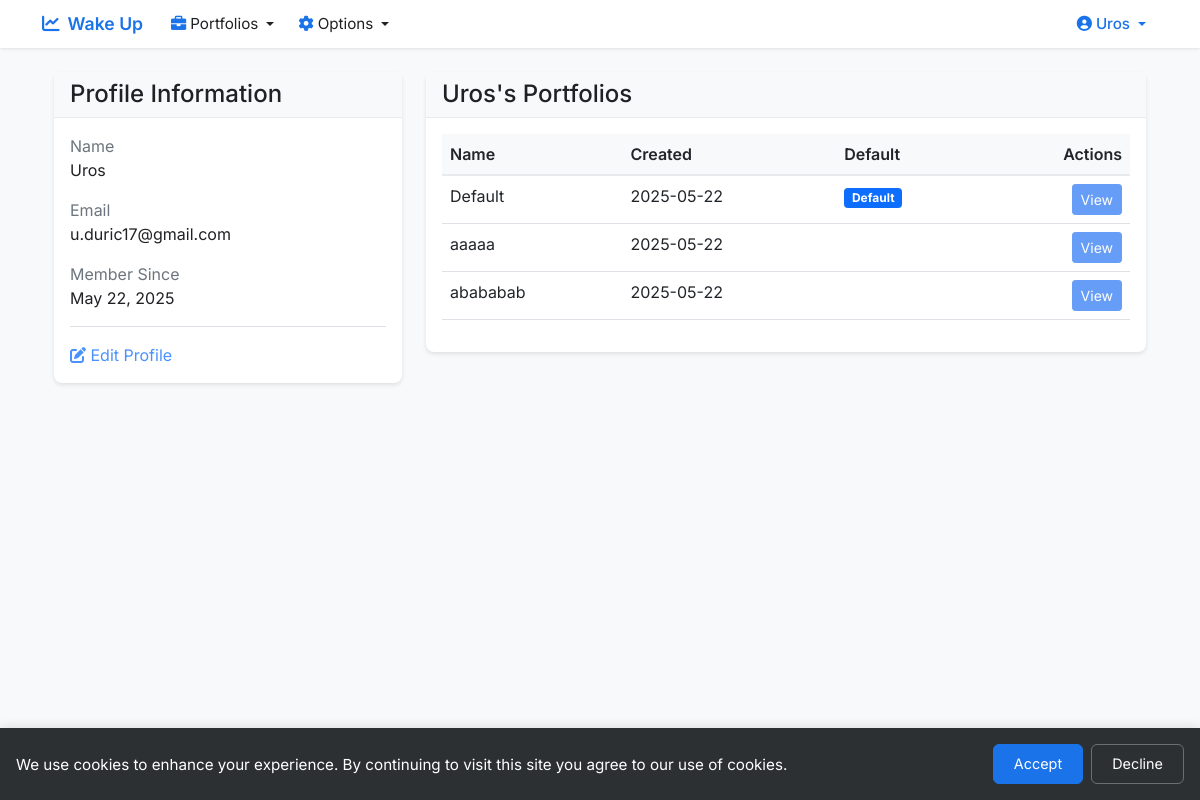
Before: /user_page (signed in) with the older database file.
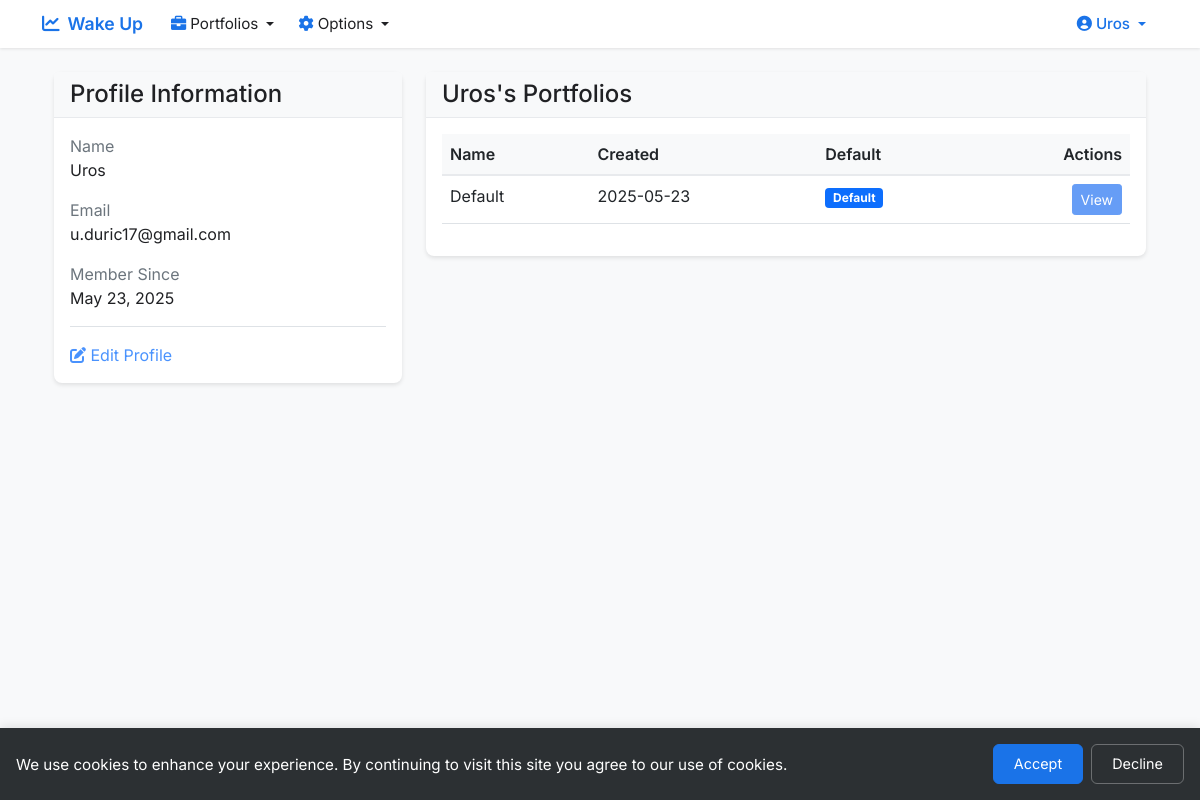
After: the same page with the newer database file.
### app.py (models this page shows, shortened)
class User(UserMixin, db.Model):
    id = db.Column(db.Integer, primary_key=True)
    email = db.Column(db.String(120), unique=True, nullable=False)
    name = db.Column(db.String(80), nullable=False)
    password_hash = db.Column(db.String(128))
    user_type = db.Column(db.String(20), default='beginner')
    created_at = db.Column(db.DateTime, default=datetime.utcnow)
    birthday = db.Column(db.Date, nullable=True)
    portfolios = db.relationship('Portfolio', backref='user', lazy=True)
    benchmarks = db.relationship('Benchmark', back_populates='user', lazy=True)
    funds = db.relationship('Fund', back_populates='user', lazy=True)

class Portfolio(db.Model):
    __tablename__ = 'portfolio'
    id = db.Column(db.Integer, primary_key=True)
    portfolio_name = db.Column(db.String(20), nullable=False)
    user_id = db.Column(db.Integer, db.ForeignKey('user.id'), nullable=False)
    is_default = db.Column(db.Integer, nullable=False, default=0)
    paid_in = db.Column(db.Float, nullable=False, default=0.0)
    created_at = db.Column(db.DateTime, nullable=False, default=datetime.utcnow)
    __table_args__ = (
        db.UniqueConstraint('user_id', 'portfolio_name', name='unique_user_portfolio'),
    )

### app.py (the view)
@app.route('/user_page')
@login_required
def user_page():
    return render_template('user_profile.html', user=current_user)

### app.py (called while the page is built)
@app.after_request
def add_security_headers(response):
    response.headers['X-Content-Type-Options'] = 'nosniff'
    response.headers['X-Frame-Options'] = 'SAMEORIGIN'
    response.headers['X-XSS-Protection'] = '1; mode=block'
    response.headers['Strict-Transport-Security'] = 'max-age=31536000; includeSubDomains'
    return response

@login_manager.user_loader
def load_user(user_id):
    return User.query.get(int(user_id))

def login_required(f):
    @wraps(f)
    def decorated_function(*args, **kwargs):
        if not current_user.is_authenticated:
            return redirect(url_for('login'))
        return f(*args, **kwargs)
    return decorated_function

### templates/user_profile.html (shortened to what this page needs)
{% extends "base.html" %}
{% block content %}
<div class="container">
    <div class="row">
        <div class="col-md-4">
            <div class="card h-100">
                <div class="card-header">
                    <h4 class="mb-0">Profile Information</h4>
                </div>
                <div class="card-body d-flex flex-column">
                    <div class="mb-3">
                        <label class="text-muted">Name</label>
                        <p class="mb-0">{{ user.name }}</p>
                    </div>
                    <div class="mb-3">
                        <label class="text-muted">Email</label>
                        <p class="mb-0">{{ user.email }}</p>
                    </div>
                    <div class="mb-3">
                        <label class="text-muted">Member Since</label>
                        <p class="mb-0">{{ user.created_at.strftime('%B %d, %Y') }}</p>
                    </div>
                    <div class="mt-auto pt-3 border-top">
                        <a href="{{ url_for('edit_profile') }}" class="text-decoration-none text-primary opacity-75">
                            <i class="fas fa-edit"></i> Edit Profile
                        </a>
                    </div>
                </div>
            </div>
        </div>
        <div class="col-md-8">
            <div class="card">
                <div class="card-header">
                    <h4 class="mb-0">{{ user.name }}'s Portfolios</h4>
                </div>
                <div class="card-body">
                    {% if user.portfolios %}
                    <div class="table-responsive">
                        <table class="table">
                            <thead>
                                <tr>
                                    <th>Name</th>
                                    <th>Created</th>
                                    <th>Default</th>
                                    <th class="text-end">Actions</th>
                                </tr>
                            </thead>
                            <tbody>
                                {% for portfolio in user.portfolios %}
                                <tr>
                                    <td>{{ portfolio.portfolio_name }}</td>
                                    <td>{{ portfolio.created_at.strftime('%Y-%m-%d') }}</td>
                                    <td>
                                        {% if portfolio.is_default %}
                                        <span class="badge bg-primary">Default</span>
                                        {% endif %}
                                    </td>
                                    <td class="text-end">
                                        <a href="{{ url_for('view_portfolio', id=portfolio.id) }}" class="btn btn-sm btn-primary">View</a>
                                    </td>
                                </tr>
                                {% endfor %}
                            </tbody>
                        </table>
                    </div>
                    {% else %}
                    <p class="text-muted">No portfolios yet.</p>
                    {% endif %}
                </div>
            </div>
        </div>
    </div>
</div>
{% endblock %}

### templates/base.html (shortened to what this page needs)
<!DOCTYPE html>
<html lang="en">
<head>
    <link href="https://cdn.jsdelivr.net/npm/bootstrap@5.1.3/dist/css/bootstrap.min.css" rel="stylesheet">
    <link href="https://cdnjs.cloudflare.com/ajax/libs/font-awesome/6.0.0/css/all.min.css" rel="stylesheet">
</head>
<body>
    <nav class="navbar navbar-expand-lg">
        <div class="container">
            <a class="navbar-brand" href="{{ url_for('home') }}">
                <i class="fas fa-chart-line me-2"></i>Wake Up
            </a>
            <div class="collapse navbar-collapse" id="navbarNav">
                <ul class="navbar-nav me-auto">
                    {% if current_user.is_authenticated %}
                    <li class="nav-item dropdown">
                        <a class="nav-link dropdown-toggle" href="#" id="portfoliosDropdown" role="button" data-bs-toggle="dropdown">
                            <i class="fas fa-briefcase me-1"></i>Portfolios
                        </a>
                    </li>
                    <li class="nav-item dropdown">
                        <a class="nav-link dropdown-toggle" href="#" id="optionsDropdown" role="button" data-bs-toggle="dropdown">
                            <i class="fas fa-cog me-1"></i>Options
                        </a>
                    </li>
                    {% endif %}
                </ul>
                <ul class="navbar-nav ms-auto">
                    {% if current_user.is_authenticated %}
                    <li class="nav-item dropdown">
                        <a class="nav-link dropdown-toggle profile-link" href="#" id="profileDropdown" role="button" data-bs-toggle="dropdown">
                            <i class="fas fa-user-circle me-1"></i>{{ current_user.name }}
                        </a>
                    </li>
                    {% endif %}
                </ul>
            </div>
        </div>
    </nav>
    <div class="container mt-4">
        {% block content %}{% endblock %}
    </div>
    <div id="cookieConsent" class="cookie-consent" style="display: none;">
        <div class="cookie-content">
            <p>We use cookies to enhance your experience. By continuing to visit this site you agree to our use of cookies.</p>
            <div class="cookie-buttons">
                <button onclick="acceptCookies()" class="btn btn-primary">Accept</button>
                <button onclick="declineCookies()" class="btn btn-secondary">Decline</button>
            </div>
        </div>
    </div>
</body>
</html>

Changed rows visible on the page:
removed Portfolio: portfolio_name "aaaaa", created_at "2025-05-22"
removed Portfolio: portfolio_name "abababab", created_at "2025-05-22"
changed User "Uros": created_at "May 22, 2025" → "May 23, 2025"
changed Portfolio "Default": created_at "2025-05-22" → "2025-05-23"
